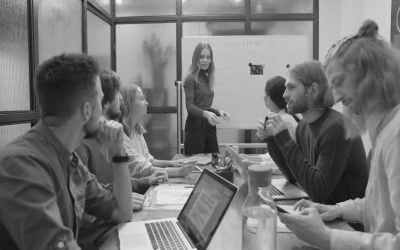
#> input picture frame 52 of Videos/EscritorioVermelho.mp4, 400 x 250 px, given in place of the camera
$ python 'Verificação de Gabarito - Versão 1.0.0.py'
#> lines starting #> are read from the running program, lines starting #| are printed output that depends on the picture; after the words box and inside, x2 and y2 are one past the last pixel; in counts of white or black regions, pixels touching at a corner belong together
#> further down, VideoFrame is the input picture: shape (250, 400, 3); mean B, G, R 115.6, 118.6, 116.6
#
########################################################################
# Importação das Bibliotecas Necessárias
########################################################################
#
import cv2 as cv
import numpy as np
import os
from pathlib import Path

#
########################################################################
# Funções de Apoio
########################################################################
#
def LimpaTerminal ():
    if os.name == "nt":
       _ = os.system( "cls" )
    else:
      _ = os.system( "clear ")
    return ()

def extrairMaiorCtn(imgBase):
    imgBaseCinza = cv.cvtColor(imgBase, cv.COLOR_BGR2GRAY)
    imgLimiar = cv.adaptiveThreshold(imgBaseCinza, 255, cv.ADAPTIVE_THRESH_GAUSSIAN_C, cv.THRESH_BINARY_INV, 11, 12)
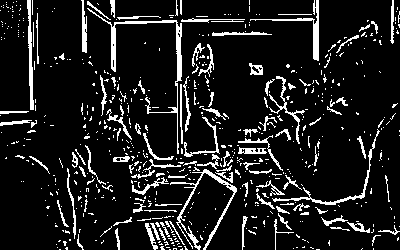
#> imgLimiar: shape (250, 400); 11.3% white in thin lines or dots

    Kernel = np.ones((2,2), np.uint8)
    imgDilatada = cv.dilate(imgLimiar,Kernel)
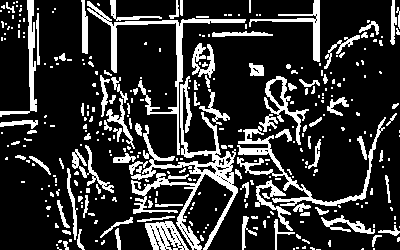
#> imgDilatada: shape (250, 400); 19.7% white; 334 white regions (237 under 20 px)
    iContornos, iHierarquia = cv.findContours(imgDilatada,cv.RETR_EXTERNAL,cv.CHAIN_APPROX_NONE)
#> iContornos = 334 contours, 267 with area under 20; largest, box (x1, y1, x2, y2) and area: (131, 76, 238, 250) 2804, (87, 1, 246, 155) 1304, (237, 117, 386, 206) 1231, (145, 221, 189, 250) 746, (264, 76, 309, 145) 730; iHierarquia = 334 rows, first 6: [1, -1, -1, -1], [2, 0, -1, -1], [3, 1, -1, -1], [4, 2, -1, -1], [5, 3, -1, -1], [6, 4, -1, -1]

    iMariorContorno = max(iContornos, key = cv.contourArea)
#> iMariorContorno = contour of 1665 points, box (x1, y1, x2, y2) (131, 76, 238, 250), area 2804

    xPos,yPos,iLargura,iAltura = cv.boundingRect(iMariorContorno)
#> xPos = 131; yPos = 76; iLargura = 107; iAltura = 174
    matBox = [xPos,yPos,iLargura,iAltura]
#> matBox = [131, 76, 107, 174]

    imgRecorte = imgBase[yPos:yPos+iAltura,xPos:xPos+iLargura]
    imgRecorte = cv.resize(imgRecorte,(400,500))
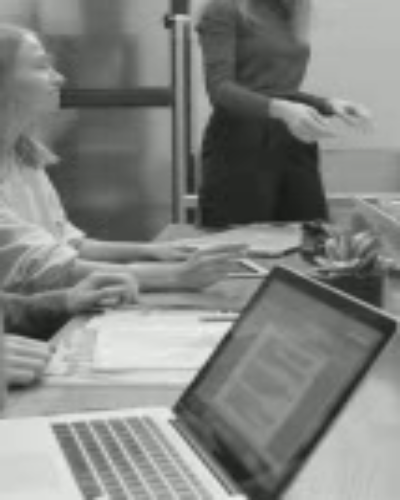
#> imgRecorte: shape (500, 400, 3); mean B, G, R 129, 132, 130

    return (imgRecorte,xPos,yPos,iLargura,iAltura)

#
########################################################################
# Definições Gerais
########################################################################
#
Codec = cv.VideoWriter_fourcc('m','p','4','v')
VideoOutName = "VerificacaoGabaritoOUT.mp4"
dirRaiz = Path.home()
dirBase = "LocalCV"
dirImagem = "Videos"
dirVideoOut = str(Path(dirRaiz, dirBase, dirImagem, VideoOutName))
WebCam = 2

campos = [
            ( 12,   2, 92, 85),
            (105,   2, 92, 85),
            (196,   2, 92, 85),
            (289,   2, 92, 85),
            ( 12,  95, 92, 85),
            (105,  95, 92, 85),
            (196,  95, 92, 85),
            (289,  95, 92, 85),
            ( 12, 187, 92, 85),
            (105, 187, 92, 85),
            (196, 187, 92, 85),
            (289, 187, 92, 85),
            ( 12, 285, 92, 85),
            (105, 285, 92, 85),
            (196, 285, 92, 85),
            (289, 285, 92, 85),
            ( 12, 382, 92, 85),
            (105, 382, 92, 85),
            (196, 382, 92, 85),
            (289, 382, 92, 85)
         ]

resp =   [
            '1-A', '1-B', '1-C', '1-D',
            '2-A', '2-B', '2-C', '2-D',
            '3-A', '3-B', '3-C', '3-D',
            '4-A', '4-B', '4-C', '4-D',
            '5-A', '5-B', '5-C', '5-D'
         ]

respostasCorretas = ["1-A","2-C","3-B","4-D","5-A"]

#
########################################################################
# Lendo e Checando a Disponibilidade do Vídeo
########################################################################
#
Video = cv.VideoCapture(WebCam)
if (Video.isOpened()== False):
    LimpaTerminal ()
    print( "Não Foi Localizado a Camera Designada ")
    exit ()

#
########################################################################
# Processando o Frame de Vídeo
########################################################################
#
lstFrameVideo = []
while (Video.isOpened()):
   Status, VideoFrame = Video.read()
   if Status == True:
      gabarito, xPos, yPos, iLargura, iAltura = extrairMaiorCtn(VideoFrame)
#> xPos = 131; yPos = 76; iLargura = 107; iAltura = 174
      imgVideoFrameCinza = cv.cvtColor(gabarito, cv.COLOR_BGR2GRAY)
      ret,imgLimiar = cv.threshold (imgVideoFrameCinza,70,255,cv.THRESH_BINARY_INV)
#> imgLimiar: shape (500, 400); 13.2% white; 48 white regions (19 under 20 px), largest, box (x1, y1, x2, y2) and area: (197, 93, 328, 231) 12579, (211, 268, 396, 500) 4380, (61, 88, 175, 109) 1759

      cv.rectangle(VideoFrame, (xPos, yPos), (xPos + iLargura, yPos+iAltura), (0, 255,0), 3)
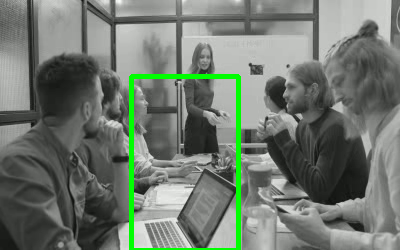
#> VideoFrame: shape (250, 400, 3); 2.47% of pixels changed, all inside (x1, y1, x2, y2) = (129, 74, 241, 250)
      respostas = []
      for id,vg in enumerate(campos):
         x = int(vg[0])
         y = int(vg[1])
         w = int(vg[2])
         h = int(vg[3])
         cv.rectangle(gabarito, (x, y), (x + w, y + h),(0,0,255),2)
         cv.rectangle(imgLimiar, (x, y), (x + w, y + h), (255, 255, 255), 1)
         campo = imgLimiar[y:y + h, x:x + w]
         height, width = campo.shape[:2]
         tamanho = height * width

         pretos = cv.countNonZero(campo)
         percentual = round((pretos / tamanho) * 100, 2)
         if percentual >=15:
               cv.rectangle(gabarito, (x, y), (x + w, y + h), (255, 0, 0), 2)
               respostas.append(resp[id])
#> this loop made 20 passes
#> (pretos, percentual) on passes 1 to 12: (176, 2.25), (342, 4.37), (2085, 26.66), (181, 2.31), (987, 12.62), (1109, 14.18), (6196, 79.23), (1457, 18.63), (503, 6.43), (373, 4.77), (3592, 45.93), (1928, 24.65)
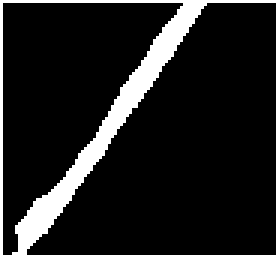
#> campo: shape (85, 92) (shown 3 times larger); 11.3% white; 1 white region, box (x1, y1, x2, y2) and area: (0, 0, 92, 85) 886
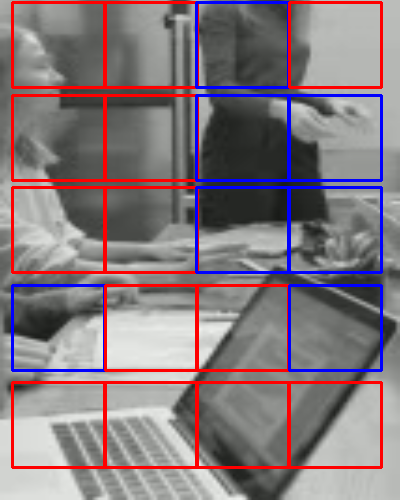
#> gabarito: shape (500, 400, 3); 9.26% of pixels changed, all inside (x1, y1, x2, y2) = (11, 1, 383, 469)
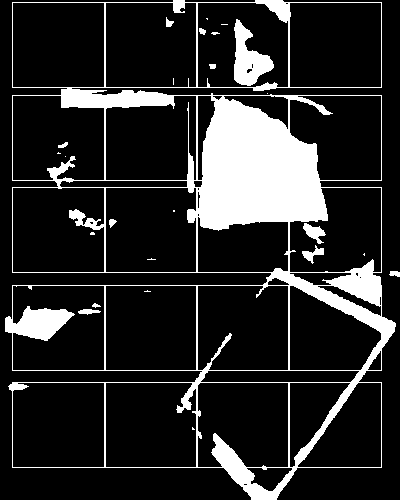
#> imgLimiar: shape (500, 400); 16.2% white; 25 white regions (13 under 20 px), largest, box (x1, y1, x2, y2) and area: (5, 0, 396, 500) 30223, (234, 19, 274, 86) 1366, (303, 223, 326, 244) 235
#> after the loop, respostas = ['1-C', '2-C', '2-D', '3-C', '3-D', '4-A', '4-D']

      #print(respostas)
      erros = 0
      acertos = 0
      if len(respostas)==len(respostasCorretas):
         for num,res in enumerate(respostas):
               if res == respostasCorretas[num]:
                  #print(f'{res} Verdadeiro, correto: {respostasCorretas[num]}')
                  acertos +=1
               else:
                  #print(f'{res} Falso, correto: {respostasCorretas[num]}')
                  erros +=1

         pontuacao = int(acertos *6)
         cv.putText(VideoFrame,f'ACERTOS: {acertos}, PONTOS: {pontuacao}',(30,140),cv.FONT_HERSHEY_SIMPLEX,1.2,(0,0,255),3)

      #VideoFrameOUT = cv.resize(VideoFrame, (700, 400) )
      #lstFrameVideo.append(VideoFrameOUT)

      cv.imshow('img',VideoFrame)
      cv.imshow('Gabarito', gabarito)
      cv.imshow('IMG TH', imgLimiar)
      cv.waitKey(1)

#
########################################################################
# Criando o Arquivo de Vídeo
########################################################################
#
#VideoOut = cv.VideoWriter ( dirVideoOut,
#                            Codec,
#                            25,
#                            (700, 400))

#
########################################################################
# Criação do Vídeo
########################################################################
#
#for iAux in range (0, len(lstFrameVideo)):
#    VideoOut.write(lstFrameVideo[iAux])

#
########################################################################
# Fechando o Arquivo de Vídeo
########################################################################
#
Video.release()
#VideoOut.release()

########################################################################
# FIM DO PROGRAMA
########################################################################

$ run again, starting later in the video
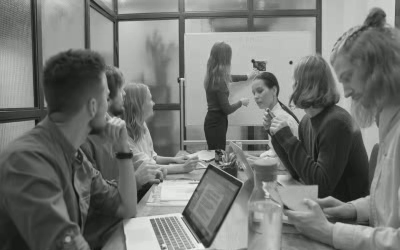
#> input picture frame 234 of Videos/EscritorioVermelho.mp4, 400 x 250 px, given in place of the camera
#> VideoFrame is the input picture: shape (250, 400, 3); mean B, G, R 114.6, 117.6, 115.6
#> in extrairMaiorCtn, `imgDilatada = cv.dilate(imgLimiar,Kernel)`:
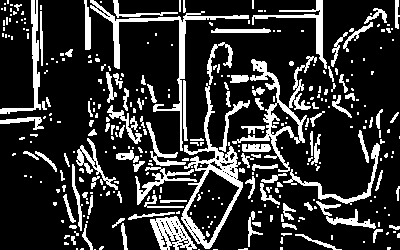
#> imgDilatada: shape (250, 400); 19.8% white; 344 white regions (236 under 20 px)
#> iContornos = 325 contours, 249 with area under 20; largest, box (x1, y1, x2, y2) and area: (181, 83, 243, 249) 3754, (232, 56, 317, 172) 1780, (90, 0, 249, 151) 1234, (150, 216, 197, 250) 917, (0, 0, 41, 114) 580; iHierarquia = 325 rows, first 6: [1, -1, -1, -1], [2, 0, -1, -1], [3, 1, -1, -1], [4, 2, -1, -1], [5, 3, -1, -1], [6, 4, -1, -1]
#> iMariorContorno = contour of 576 points, box (x1, y1, x2, y2) (181, 83, 243, 249), area 3754
#> in extrairMaiorCtn, `xPos,yPos,iLargura,iAltura = cv.boundingRect(iMariorContorno)`: xPos = 181; yPos = 83; iLargura = 62; iAltura = 166
#> matBox = [181, 83, 62, 166]
#> `gabarito, xPos, yPos, iLargura, iAltura = extrairMaiorCtn(VideoFrame)`: xPos = 181; yPos = 83; iLargura = 62; iAltura = 166
#> VideoFrame: shape (250, 400, 3); 2.14% of pixels changed, all inside (x1, y1, x2, y2) = (179, 81, 246, 250)
#> the loop `for id,vg in enumerate(campos):` made 20 passes
#> (pretos, percentual) on passes 1 to 8: (195, 2.49), (2117, 27.07), (6075, 77.69), (983, 12.57), (688, 8.8), (3473, 44.41), (7820, 100), (609, 7.79)
#> after the loop `for id,vg in enumerate(campos):`:
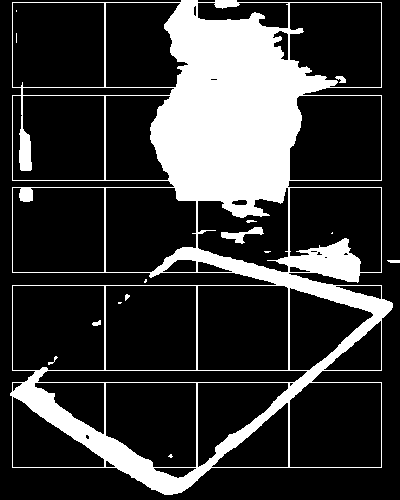
#> imgLimiar: shape (500, 400); 21.6% white; 15 white regions (7 under 20 px), largest, box (x1, y1, x2, y2) and area: (10, 0, 393, 495) 42688, (221, 227, 264, 244) 278, (335, 76, 346, 83) 50
#> after the loop `for id,vg in enumerate(campos):`: respostas = ['1-B', '1-C', '2-B', '2-C', '3-C', '3-D', '4-D', '5-A', '5-C']

$ run again, starting later in the video
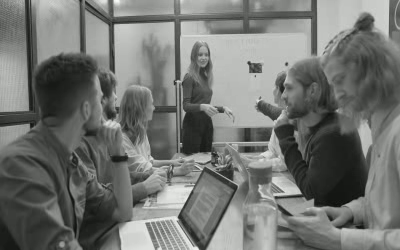
#> input picture frame 416 of Videos/EscritorioVermelho.mp4, 400 x 250 px, given in place of the camera
#> VideoFrame is the input picture: shape (250, 400, 3); mean B, G, R 113.9, 116.9, 114.9
#> in extrairMaiorCtn, `imgDilatada = cv.dilate(imgLimiar,Kernel)`:
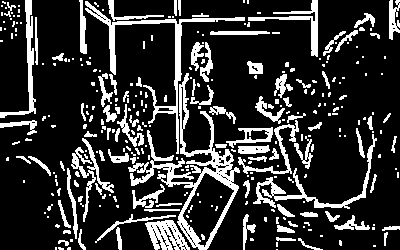
#> imgDilatada: shape (250, 400); 19.5% white; 310 white regions (210 under 20 px)
#> iContornos = 301 contours, 224 with area under 20; largest, box (x1, y1, x2, y2) and area: (128, 73, 240, 250) 4613, (85, 1, 245, 154) 1349, (253, 134, 377, 209) 796, (145, 220, 190, 250) 778, (0, 0, 36, 118) 580; iHierarquia = 301 rows, first 6: [1, -1, -1, -1], [2, 0, -1, -1], [3, 1, -1, -1], [4, 2, -1, -1], [5, 3, -1, -1], [6, 4, -1, -1]
#> iMariorContorno = contour of 1206 points, box (x1, y1, x2, y2) (128, 73, 240, 250), area 4613
#> in extrairMaiorCtn, `xPos,yPos,iLargura,iAltura = cv.boundingRect(iMariorContorno)`: xPos = 128; yPos = 73; iLargura = 112; iAltura = 177
#> matBox = [128, 73, 112, 177]
#> `gabarito, xPos, yPos, iLargura, iAltura = extrairMaiorCtn(VideoFrame)`: xPos = 128; yPos = 73; iLargura = 112; iAltura = 177
#> VideoFrame: shape (250, 400, 3); 2.53% of pixels changed, all inside (x1, y1, x2, y2) = (126, 71, 243, 250)
#> the loop `for id,vg in enumerate(campos):` made 20 passes
#> (pretos, percentual) on passes 1 to 8: (186, 2.38), (428, 5.47), (2234, 28.57), (176, 2.25), (1034, 13.22), (1343, 17.17), (6936, 88.7), (905, 11.57)
#> after the loop `for id,vg in enumerate(campos):`:
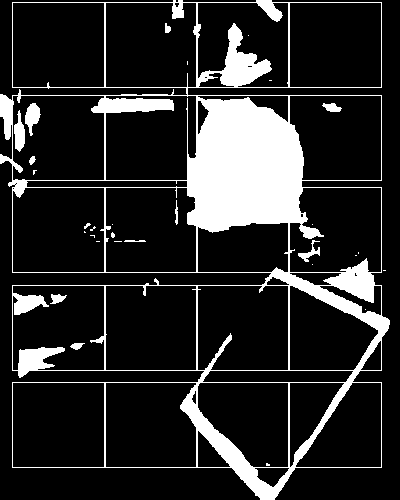
#> imgLimiar: shape (500, 400); 16.2% white; 30 white regions (18 under 20 px), largest, box (x1, y1, x2, y2) and area: (0, 0, 390, 500) 31121, (25, 103, 41, 136) 298, (14, 110, 25, 152) 295
#> after the loop `for id,vg in enumerate(campos):`: respostas = ['1-C', '2-B', '2-C', '3-C', '4-A', '4-D', '5-C']
